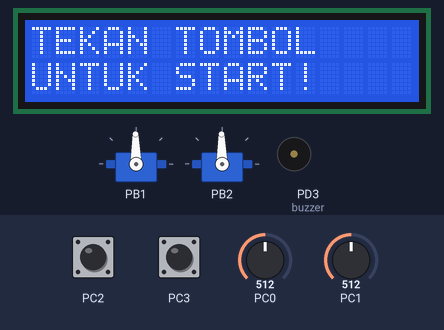
Bench run of a program on a simulated ATmega328P, built with avr-gcc and emulated at 16 MHz (the files do not name the chip). On the bench: 16×2 character LCD, 2 × servo, buzzer (waves = sounding). Wiring (inferred from the names in the program): character LCD (HD44780): RS PB0; E PB4; data PD4, PD5, PD6, PD7. The test bench sets the inputs (shaded band); at power-on: PC2 HIGH, PC3 HIGH, PC0 = 512, PC1 = 512. Random numbers use the default seed unless the program sets one; servo pulses on a pin are drawn as a servo (544–2400 µs = 0–180°).

Above: at 1.9 s.
2.0 s: PC2 pulled LOW for 0.15 s
At 2.8 s:
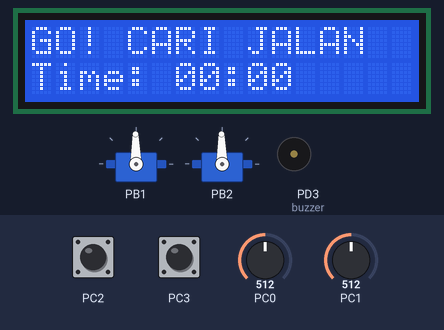
5.1 s: PC3 pulled LOW for 0.15 s
At 6.1 s:
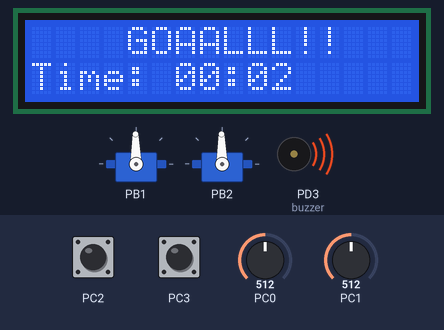
8.2 s: PC0 set to 122
At 9.4 s:
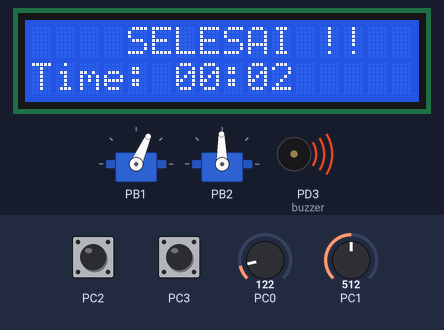
10.0 s: PC1 set to 716
At 10.9 s:
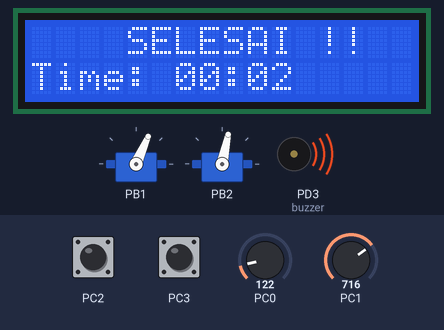
11.6 s: PC0 set to 900
At 12.9 s:
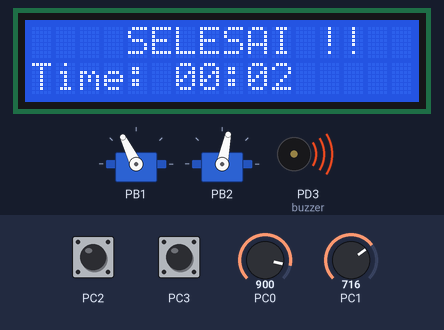
13.7 s: PC1 set to 511
At 14.1 s:
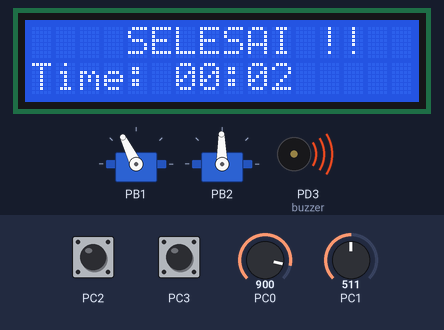
Timing chart, 0 to 16.3 s (numbered marks = the images above; inputs shaded):
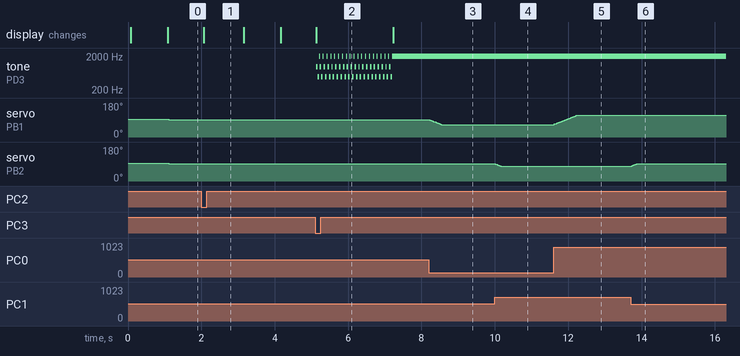

The program:

main.cpp
```cpp
#define F_CPU 16000000UL
#include <avr/io.h>
#include <util/delay.h>
#include <stdio.h>
#include <stdbool.h>
#include "lcd.h"
#include "buzzer.h"

// --- 1. TUNING SERVO (Limit Max Turun) ---
#define SERVO_MIN 1150
// Tadi 1850, sekarang 1820 biar gak mentok (turun ~2-3 derajat)
#define SERVO_MAX 1820

#define SERVO_SPEED_STEP 12

// --- Global Variables ---
bool game_running = false;
uint16_t game_ticks = 0;   // Penghitung detak loop
uint16_t game_seconds = 0; // Penghitung detik total
uint8_t last_ir_state = 1;

// Posisi Servo
uint16_t current_pos_1 = 1500;
uint16_t current_pos_2 = 1500;

// Setup Hardware Low Level
void servo_write_hardware(uint8_t channel, uint16_t us) {
    if (channel == 1) OCR1A = us * 2;
    if (channel == 2) OCR1B = us * 2;
}

void servos_init(void) {
    DDRB |= (1 << PB1) | (1 << PB2);
    // Timer 1 Config
    TCCR1A = (1 << COM1A1) | (1 << COM1B1) | (1 << WGM11);
    TCCR1B = (1 << WGM13) | (1 << WGM12) | (1 << CS11);
    ICR1 = 40000;

    // Posisi Awal Tengah
    OCR1A = 3000;
    OCR1B = 3000;
}

uint16_t update_servo_smooth(uint16_t current_pos, uint16_t target_pos) {
    if (current_pos < target_pos) {
        current_pos += SERVO_SPEED_STEP;
        if (current_pos > target_pos) current_pos = target_pos;
    }
    else if (current_pos > target_pos) {
        current_pos -= SERVO_SPEED_STEP;
        if (current_pos < target_pos) current_pos = target_pos;
    }
    return current_pos;
}

void adc_init(void) {
    DDRC &= ~((1 << PC0) | (1 << PC1) | (1 << PC2) | (1 << PC3));
    PORTC |= (1 << PC2) | (1 << PC3);
    ADCSRA = (1 << ADEN) | (1 << ADPS2) | (1 << ADPS1) | (1 << ADPS0);
    ADMUX = (1 << REFS0);
}

uint16_t read_adc(uint8_t channel) {
    ADMUX = (ADMUX & 0xF0) | (channel & 0x0F);
    ADCSRA |= (1 << ADSC);
    while (ADCSRA & (1 << ADSC));
    return ADC;
}

// --- FUNGSI TAMPILAN WAKTU ---
void update_timer_display(void) {
    char buffer[16];
    uint8_t minutes = game_seconds / 60;
    uint8_t seconds = game_seconds % 60;

    lcd_gotoxy(0, 1);
    // Format: "Time: 01:25   "
    sprintf(buffer, "Time: %02d:%02d   ", minutes, seconds);
    lcd_puts(buffer);
}

int main(void) {
    initlcd();
    servos_init();
    buzzer_init();
    adc_init();

    // Intro
    lcd_clear();
    lcd_puts("MAZE RUNNER");
    lcd_gotoxy(0, 1);
    lcd_puts("Siap-siap...");
    _delay_ms(1000);

    // Tampilan Standby
    lcd_clear();
    lcd_puts("TEKAN TOMBOL");
    lcd_gotoxy(0, 1);
    lcd_puts("UNTUK START!");

    while (1) {
        // --- 1. SERVO CONTROL (Selalu Aktif) ---
        uint16_t val_x = read_adc(0);
        uint16_t val_y = read_adc(1);

        // Mapping (Arah disesuaikan request sebelumnya: 1 Normal, 1 Balik)
        uint32_t target_x = SERVO_MIN + ((uint32_t)val_x * (SERVO_MAX - SERVO_MIN)) / 1023;
        uint32_t target_y = SERVO_MAX - ((uint32_t)val_y * (SERVO_MAX - SERVO_MIN)) / 1023;

        current_pos_1 = update_servo_smooth(current_pos_1, (uint16_t)target_x);
        current_pos_2 = update_servo_smooth(current_pos_2, (uint16_t)target_y);

        servo_write_hardware(1, current_pos_1);
        servo_write_hardware(2, current_pos_2);

        // --- 2. GAME LOGIC ---

        // A. CEK TOMBOL START/RESET (Active LOW)
        if (!(PINC & (1 << PC2))) {
            _delay_ms(50); // Debounce
            if (!(PINC & (1 << PC2))) {
                // Reset Game
                game_running = true;
                game_seconds = 0;
                game_ticks = 0;

                buzzer_stop();
                lcd_clear();
                lcd_puts("GO! CARI JALAN");
                update_timer_display();

                // Tunggu tombol dilepas biar gak restart trs
                while(!(PINC & (1 << PC2)));
            }
        }

        // B. CEK SENSOR GOAL (Active LOW)
        uint8_t current_ir = (PINC & (1 << PC3));

        // Jika Goal terjadi DAN game sedang berjalan
        if (game_running && last_ir_state && !current_ir) {
            game_running = false; // Matikan Timer

            // Efek Visual & Suara
            lcd_clear();
            lcd_gotoxy(4, 0);
            lcd_puts("GOAALLL!!");

            // Tampilkan Waktu Akhir di baris bawah
            update_timer_display();

            // Bunyi Rusuh
            buzzer_rusuh();

            // Balikin text biar user tau waktu finalnya
            lcd_gotoxy(4, 0);
            lcd_puts("SELESAI !!  ");
        }
        last_ir_state = current_ir;

        // C. LOGIC PENGHITUNG WAKTU (TIMER)
        if (game_running) {
            game_ticks++;
            // Delay loop kita 15ms.
            // 1 detik = 1000ms.
            // 1000 / 15 = 66.6 ticks per detik.
            if (game_ticks >= 66) {
                game_seconds++;
                game_ticks = 0;
                update_timer_display();
            }
        }

        _delay_ms(15); // Main Loop Delay
    }
}
```

buzzer.cpp
```cpp
#include "buzzer.h"
#include <avr/io.h>
#include <util/delay.h>
#include <stdlib.h>

void buzzer_init(void) {
    // Set PD3 sebagai Output
    DDRD |= (1 << PD3);

    // Pastikan logic awal 0 (LOW) agar diam
    PORTD &= ~(1 << PD3);

    // Timer tidak kita set disini dulu, biar anteng.
    // Nanti diaktifkan pas fungsi rusuh dipanggil.
    TCCR2A = 0;
    TCCR2B = 0;
}

void buzzer_stop(void) {
    // 1. MATIKAN TIMER CLOCK
    TCCR2B = 0;
    OCR2B = 0;

    // 2. PUTUSKAN TIMER DARI PIN (Disconnect OC2B)
    // Ini langkah kuncinya. Kita hapus bit COM2B1.
    // Jadi Pin PD3 kembali jadi pin I/O biasa, bukan pin PWM.
    TCCR2A &= ~(1 << COM2B1);

    // 3. PAKSA PIN KE GROUND (LOW)
    // Buat memastikan buzzer dapet tegangan 0V mutlak.
    PORTD &= ~(1 << PD3);
}

void buzzer_rusuh(void) {
    // 1. SAMBUNGKAN TIMER KE PIN (Connect OC2B)
    // Kita set COM2B1 lagi biar PWM nyambung ke kaki buzzer
    TCCR2A = (1 << COM2B1) | (1 << WGM21) | (1 << WGM20);

    // Loop efek suara
    for (int i = 0; i < 20; i++) {
        // Nada Tinggi
        TCCR2B = (1 << CS22);
        OCR2B = 60 + (rand() % 100);
        _delay_ms(40);

        // Nada Rendah
        TCCR2B = (1 << CS22) | (1 << CS20);
        OCR2B = 20 + (rand() % 60);
        _delay_ms(40);

        // Efek Slide
        TCCR2B = (1 << CS21) | (1 << CS20);
        for(int j=10; j<150; j+=30){
             OCR2B = j;
             _delay_ms(5);
        }
    }

    // Matikan total setelah selesai
    buzzer_stop();
}
```

buzzer.h
```cpp
#ifndef BUZZER_H
#define BUZZER_H

// Setup Timer 2 untuk buzzer di PD3
void buzzer_init(void);

// Mainkan efek suara rusuh (Blocking selama beberapa detik)
void buzzer_rusuh(void);

// Matikan suara
void buzzer_stop(void);

#endif
```

lcd.cpp
```cpp
#include "lcd.h"

void LCD_enable_pulse(void) {
    LCD_CTRL_PORT |= (1 << LCD_EN);
    _delay_us(1);
    LCD_CTRL_PORT &= ~(1 << LCD_EN);
    _delay_us(100);
}

void LCD_send_nibble(unsigned char data) {
    // Data D4-D7 ada di PD4-PD7
    LCD_DATA_PORT = (LCD_DATA_PORT & 0x0F) | (data & 0xF0);
    LCD_enable_pulse();
}

void LCD_putcmd(unsigned char command, unsigned char cmdtype) {
    LCD_CTRL_PORT &= ~(1 << LCD_RS); // Mode Command
    LCD_send_nibble(command);
    if (cmdtype) LCD_send_nibble(command << 4);
    _delay_ms(2);
}

void LCD_putch(unsigned char data) {
    LCD_CTRL_PORT |= (1 << LCD_RS); // Mode Data
    LCD_send_nibble(data);
    LCD_send_nibble(data << 4);
    _delay_us(50);
}

void initlcd(void) {
    LCD_CTRL_DDR |= (1 << LCD_RS) | (1 << LCD_EN);
    LCD_DATA_DDR |= 0xF0; // PD4-PD7 Output

    _delay_ms(50);
    LCD_CTRL_PORT &= ~(1 << LCD_RS);
    LCD_send_nibble(0x30); _delay_ms(5);
    LCD_send_nibble(0x30); _delay_us(150);
    LCD_send_nibble(0x30);
    LCD_send_nibble(0x20); // 4-bit mode

    LCD_putcmd(0x28, LCD_2CYCLE);
    LCD_putcmd(0x0C, LCD_2CYCLE); // Display ON, Cursor OFF
    LCD_putcmd(0x01, LCD_2CYCLE); // Clear
    LCD_putcmd(0x06, LCD_2CYCLE); // Increment
}

void lcd_puts(char *s) {
    while(*s) {
        LCD_putch(*s);
        s++;
    }
}

void lcd_gotoxy(unsigned char x, unsigned char y) {
    unsigned char addr = 0x80 + x;
    if (y == 1) addr = 0xC0 + x;
    LCD_putcmd(addr, LCD_2CYCLE);
}

void lcd_clear(void) {
    LCD_putcmd(0x01, LCD_2CYCLE);
}
```

lcd.h
```cpp
#ifndef LCD_H
#define LCD_H

#include <avr/io.h>
#include <util/delay.h>
#include <stdio.h>

// Definisi PIN
#define LCD_DATA_PORT PORTD
#define LCD_DATA_DDR  DDRD
#define LCD_CTRL_PORT PORTB
#define LCD_CTRL_DDR  DDRB
#define LCD_RS        PB0
#define LCD_EN        PB4

#define LCD_1CYCLE  0
#define LCD_2CYCLE  1

// Prototypes
void initlcd(void);
void lcd_puts(char *s);
void lcd_gotoxy(unsigned char x, unsigned char y);
void lcd_clear(void);

#endif
```

Measured:
- after the input at 2.0 s, the display: changes after 0.07 s (image 1)
- after the input at 5.1 s, tone on PD3 (buzzer): silent → 977 Hz at once, then repeats every 0.11 s: 488 Hz 0.04 s, 1953 Hz 0.03 s, 977 Hz 0.04 s, until it stays 1953 Hz from 7.2 s
- after the input at 8.2 s, servo on PB1: moves from 91° to 66° over 0.32 s, starting at once
- after the input at 10.0 s, servo on PB2: moves from 91° to 78° over 0.18 s, starting at once
- after the input at 11.6 s, servo on PB1: moves from 66° to 116° over 0.64 s, starting at once
- after the input at 13.7 s, servo on PB2: 78° → 91° at once
